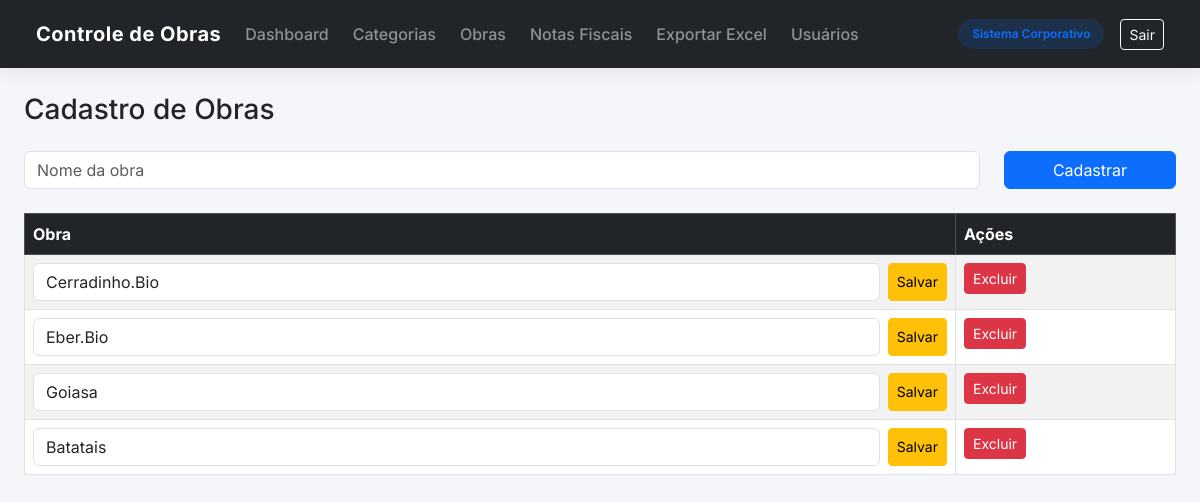
The page /obras on the database its author committed.
### models.py (models this page shows, shortened)
class Obra(db.Model):
    __tablename__ = 'obra'
    id = db.Column(db.Integer, primary_key=True)
    nome = db.Column(db.String(100), nullable=False)

### app.py (the view)
@app.route('/obras', methods=['GET', 'POST'])
def obras():
    if request.method == 'POST':
        db.session.add(Obra(nome=request.form['nome']))
        db.session.commit()
        return redirect(url_for('obras'))
    return render_template('obras.html', obras=Obra.query.all())

### templates/obras.html
{% extends 'base.html' %}
{% block content %}
<h3 class="mb-4">Cadastro de Obras</h3>
<form method="post" class="row mb-4">
  <div class="col-md-10">
    <input class="form-control" name="nome" placeholder="Nome da obra" required>
  </div>
  <div class="col-md-2">
    <button class="btn btn-primary w-100">Cadastrar</button>
  </div>
</form>
<table class="table table-bordered table-striped">
  <thead class="table-dark">
    <tr>
      <th>Obra</th>
      <th width="220">Ações</th>
    </tr>
  </thead>
  <tbody>
    {% for o in obras %}
    <tr>
      <td>
        <form method="post" action="/obras/editar/{{ o.id }}" class="d-flex">
          <input class="form-control me-2" name="nome" value="{{ o.nome }}" required>
          <button class="btn btn-warning btn-sm">Salvar</button>
        </form>
      </td>
      <td>
        <form method="post"
              action="/obras/excluir/{{ o.id }}"
              onsubmit="return confirm('Deseja realmente excluir esta obra?');">
          <button class="btn btn-danger btn-sm">Excluir</button>
        </form>
      </td>
    </tr>
    {% endfor %}
  </tbody>
</table>
{% endblock %}

### templates/base.html (style rules this page uses)
* { font-family: 'Inter', sans-serif; }
body { background-color: #f5f6fa; }

### rows shown on the page
Obra: nome "Cerradinho.Bio"
Obra: nome "Eber.Bio"
Obra: nome "Goiasa"
Obra: nome "Batatais"
